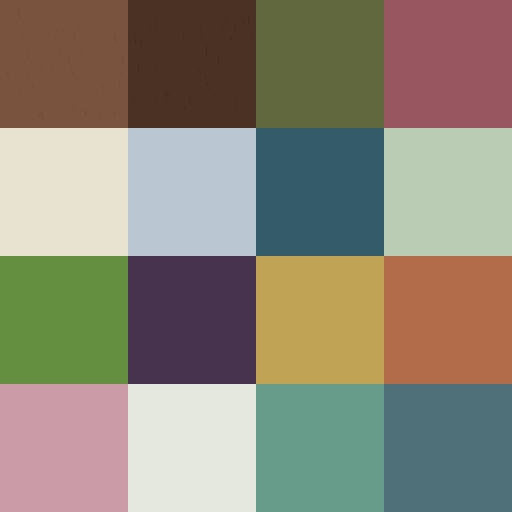
#> input picture assets/codex-source/coord10-art01-20261003/FinishAtlas_FUR06.png, 1024 x 1024 px, found by its file name (shown at 1/2 size)
$ python art_a2.py
#> lines starting #> are read from the running program, lines starting #| are printed output that depends on the picture
# ART01 A2: per-frame candidate copies of FinishAtlas_FUR06.png (original untouched). Only the colour cells used by that frame are shifted
# (new = old - cell_mean + target, keeps the existing per-pixel variation). UV/mesh/normals unchanged; Root assigns each copy to one Left_Frame renderer only.
import json,hashlib,numpy as np
from PIL import Image
SRC='src9/assets/codex-source/coord10-art01-20261003/FinishAtlas_FUR06.png'
A=np.array(Image.open(SRC).convert('RGB')).astype(float); H,W=A.shape[:2]
#> after `H, W = A.shape[:2]`: H = 1024; W = 1024
CELL={'cream':(0,256,256,512),'blue':(256,256,512,512),'olive':(512,0,768,256),'pink':(768,0,1024,256)}  # x0,y0,x1,y1 (rows from top), 0.25 UV grid
PLAN={'22':{'blue':(226,221,198),'olive':(84,88,60)},          # mat blue->cream (ref cream mat), frame olive slightly darker
      '23':{'blue':(66,70,54),'cream':(200,214,214)},          # frame light-blue->dark green, inner rim cream->blue-grey
      '24':{'pink':(112,58,62)},                               # frame pink->deeper maroon
      '25':{'blue':(228,228,240),'olive':(84,88,60)}}          # mat blue->pale lavender-white, frame olive slightly darker
log={}
for n,plan in PLAN.items():
    B=A.copy(); ch={}
    for cell,tgt in plan.items():
        x0,y0,x1,y1=CELL[cell]; reg=B[y0:y1,x0:x1]; mean=reg.reshape(-1,3).mean(0)
        B[y0:y1,x0:x1]=np.clip(reg-mean+np.array(tgt,float),0,255); ch[cell]={'from_mean':[round(v,1) for v in mean],'to':list(tgt),'rect':[x0,y0,x1,y1]}
#> this loop made 2 passes
#> mean on passes 1 to 2: [186, 199, 210], [98, 104, 62]
#> pass 1, `reg = B[y0:y1, x0:x1]`:
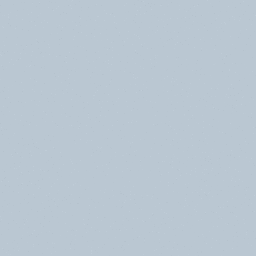
#> reg: shape (256, 256, 3) float64; mean R, G, B 186, 199, 210
#> pass 2, `reg = B[y0:y1, x0:x1]`:
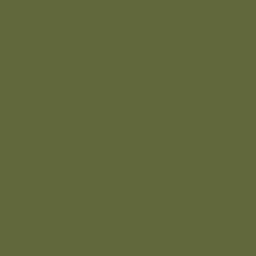
#> reg: shape (256, 256, 3) float64; mean R, G, B 98, 104, 62
#> after the loop:
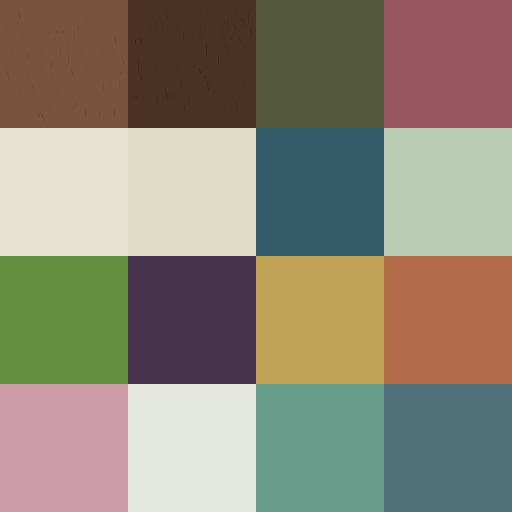
#> B: shape (1024, 1024, 3) float64 (shown at 1/2 size); mean R, G, B 142.6, 135.5, 118.2
#> after the loop, ch = 2 items
    out=f'c9/FinishAtlas_FUR06_A2_F{n}.png'; Image.fromarray(np.round(B).astype(np.uint8)).save(out,optimize=True)
    C=np.array(Image.open(out).convert('RGBA')); O=np.array(Image.open(SRC).convert('RGBA'))
    mask=np.ones((H,W),bool)
    for cell in plan: x0,y0,x1,y1=CELL[cell]; mask[y0:y1,x0:x1]=False
    log[f'Frame_{n}']={'texture':out.split('/')[-1],'cells':ch,'pixels_changed_outside_cells':int(((C!=O).any(-1)&mask).sum())}
json.dump(log,open('c9/art_A2_check.json','w'),indent=1); print(json.dumps(log)[:900])
#> (printed output is left out)
